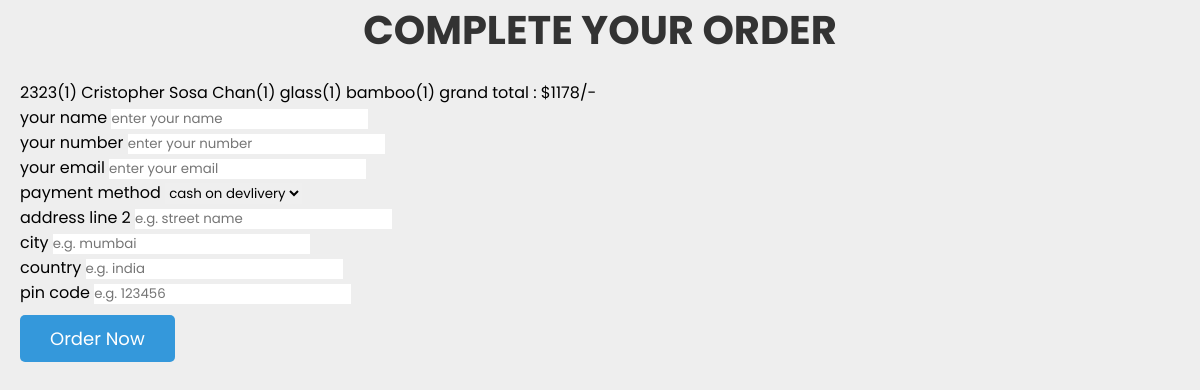
The page /check-out.php on the database its author committed.
### tables this page shows
CREATE TABLE `cart` (
  `id` int(100) NOT NULL,
  `user_id` int(100) NOT NULL,
  `name` varchar(100) NOT NULL,
  `price` varchar(100) NOT NULL,
  `image` varchar(255) NOT NULL,
  `quantity` int(100) NOT NULL
);

### check-out.php (the view, shortened to what this page needs)
<?php
@include 'config.php';
?>
<!DOCTYPE html>
<html lang="en">
<head>
   <link rel="stylesheet" href="https://cdnjs.cloudflare.com/ajax/libs/font-awesome/6.0.0/css/all.min.css">
   <link rel="stylesheet" href="css/style.css">
</head>
<body>
<div class="container">
<section class="checkout-form">
   <h1 class="heading">complete your order</h1>
   <form action="" method="post">
   <div class="display-order">
      <?php
         $select_cart = mysqli_query($conn, "SELECT * FROM `cart`");
         $total = 0;
         $grand_total = 0;
         if(mysqli_num_rows($select_cart) > 0){
            while($fetch_cart = mysqli_fetch_assoc($select_cart)){
            $total_price = number_format($fetch_cart['price'] * $fetch_cart['quantity']);
            $grand_total = $total += $total_price;
      ?>
      <span><?= $fetch_cart['name']; ?>(<?= $fetch_cart['quantity']; ?>)</span>
      <?php
         }
      }else{
         echo "<div class='display-order'><span>your cart is empty!</span></div>";
      }
      ?>
      <span class="grand-total"> grand total : $<?= $grand_total; ?>/- </span>
   </div>
      <div class="flex">
         <div class="inputBox">
            <span>your name</span>
            <input type="text" placeholder="enter your name" name="name" required>
         </div>
         <div class="inputBox">
            <span>your number</span>
            <input type="number" placeholder="enter your number" name="number" required>
         </div>
         <div class="inputBox">
            <span>your email</span>
            <input type="email" placeholder="enter your email" name="email" required>
         </div>
         <div class="inputBox">
            <span>payment method</span>
            <select name="method">
               <option value="cash on delivery" selected>cash on devlivery</option>
            </select>
         </div>
         <div class="inputBox">
            <span>address line 2</span>
            <input type="text" placeholder="e.g. street name" name="street" required>
         </div>
         <div class="inputBox">
            <span>city</span>
            <input type="text" placeholder="e.g. mumbai" name="city" required>
         </div>
         <div class="inputBox">
            <span>country</span>
            <input type="text" placeholder="e.g. india" name="country" required>
         </div>
         <div class="inputBox">
            <span>pin code</span>
            <input type="text" placeholder="e.g. 123456" name="pin_code" required>
         </div>
      </div>
      <input type="submit" value="order now" name="order_btn" class="btn">
   </form>
</section>
</div>
</body>
</html>

### css/style.css (style rules this page uses)
:root { --blue:#3498db; --red:#e74c3c; --orange:#f39c12; --black:#333; --white:#fff; --light-bg:#eee; --box-shadow:0 5px 10px rgba(0,0,0,.1); --border:2px solid var(--black); }
* { font-family: 'Poppins', sans-serif; margin:0; padding:0; box-sizing: border-box; outline: none; border: none; text-decoration: none; }
body { background-color: var(--light-bg); }
.btn, .delete-btn, .option-btn { display: inline-block; padding:10px 30px; cursor: pointer; font-size: 18px; color:var(--white); border-radius: 5px; text-transform: capitalize; }
.btn { background-color: var(--blue); margin-top: 10px; }
.container { padding:0 20px; margin:0 auto; max-width: 1200px; padding-bottom: 70px; }
.container .heading { text-align: center; margin-bottom: 20px; font-size: 40px; text-transform: uppercase; color:var(--black); }

### rows shown on the page
cart: name "2323", quantity "1"
cart: name "Cristopher Sosa Chan", quantity "1"
cart: name "glass", quantity "1"
cart: name "bamboo", quantity "1"

### other values the page prints
$grand_total "1178"
